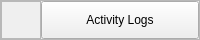
               <widget class="QFrame" name="frame_10">
                <property name="minimumSize">
                 <size>
                  <width>0</width>
                  <height>40</height>
                 </size>
                </property>
                <property name="maximumSize">
                 <size>
                  <width>16777215</width>
                  <height>40</height>
                 </size>
                </property>
                <property name="frameShape">
                 <enum>QFrame::StyledPanel</enum>
                </property>
                <property name="frameShadow">
                 <enum>QFrame::Raised</enum>
                </property>
                <layout class="QHBoxLayout" name="horizontalLayout_8">
                 <property name="spacing">
                  <number>0</number>
                 </property>
                 <property name="leftMargin">
                  <number>0</number>
                 </property>
                 <property name="topMargin">
                  <number>0</number>
                 </property>
                 <property name="rightMargin">
                  <number>0</number>
                 </property>
                 <property name="bottomMargin">
                  <number>0</number>
                 </property>
                 <item alignment="Qt::AlignLeft">
                  <widget class="QFrame" name="frame_23">
                   <property name="frameShape">
                    <enum>QFrame::StyledPanel</enum>
                   </property>
                   <property name="frameShadow">
                    <enum>QFrame::Raised</enum>
                   </property>
                   <layout class="QHBoxLayout" name="horizontalLayout_21">
                    <item>
                     <widget class="QLabel" name="activity_logs_logo">
                      <property name="minimumSize">
                       <size>
                        <width>20</width>
                        <height>20</height>
                       </size>
                      </property>
                      <property name="maximumSize">
                       <size>
                        <width>20</width>
                        <height>20</height>
                       </size>
                      </property>
                      <property name="text">
                       <string/>
                      </property>
                      <property name="pixmap">
                       <pixmap>../../../resources/icons/restore.png</pixmap>
                      </property>
                      <property name="scaledContents">
                       <bool>true</bool>
                      </property>
                     </widget>
                    </item>
                   </layout>
                  </widget>
                 </item>
                 <item>
                  <widget class="QPushButton" name="activityLogs_pushButton">
                   <property name="sizePolicy">
                    <sizepolicy hsizetype="Expanding" vsizetype="Expanding">
                     <horstretch>0</horstretch>
                     <verstretch>0</verstretch>
                    </sizepolicy>
                   </property>
                   <property name="cursor">
                    <cursorShape>PointingHandCursor</cursorShape>
                   </property>
                   <property name="text">
                    <string>Activity Logs</string>
                   </property>
                  </widget>
                 </item>
                </layout>
               </widget>
